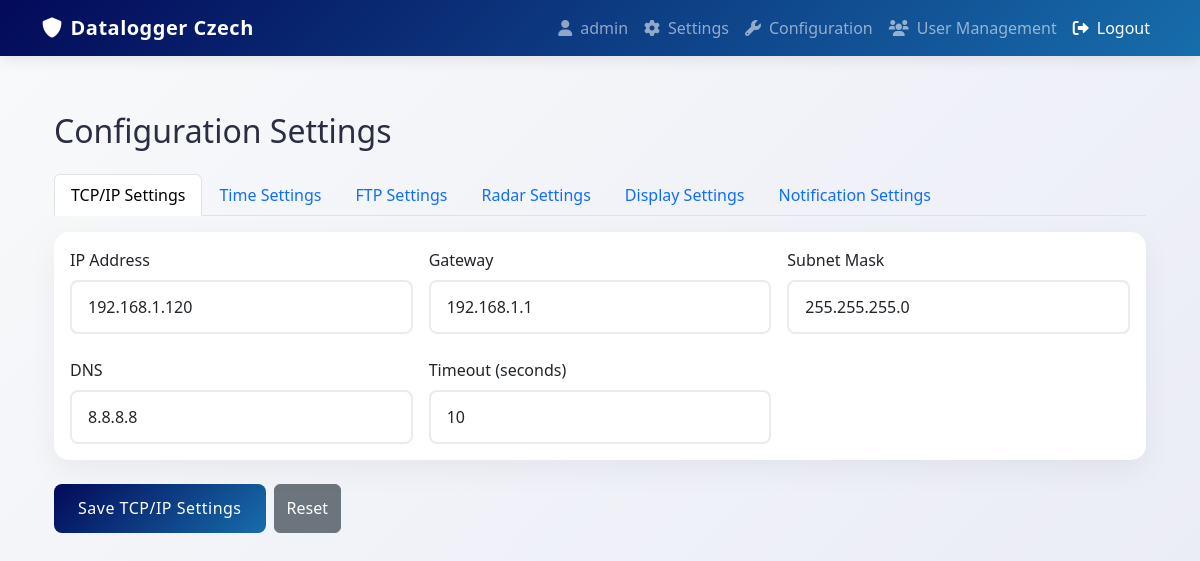
/config/ (signed in), run on the app's committed database.
### app/models.py (models this page shows, shortened)
class SystemSettings(models.Model):
    system_name = models.CharField(max_length=100, default="Secure Login")
    login_title = models.CharField(max_length=100, default="Welcome Back")
    primary_color = models.CharField(max_length=7, default="#1a237e")
    secondary_color = models.CharField(max_length=7, default="#283593")
    accent_color = models.CharField(max_length=7, default="#3949ab")
    text_color = models.CharField(max_length=7, default="#2b2d42")
    background_color = models.CharField(max_length=7, default="#f8f9fa")
    created_at = models.DateTimeField(auto_now_add=True)
    updated_at = models.DateTimeField(auto_now=True)
    class Meta:
        verbose_name = "System Settings"
        verbose_name_plural = "System Settings"
    @classmethod
    def get_settings(cls):
        settings = cls.objects.first()
        if not settings:
            settings = cls.objects.create()
        return settings

class TCPIPConfig(models.Model):
    ip_address = models.GenericIPAddressField(default='192.168.1.100')
    gateway = models.GenericIPAddressField(default='192.168.1.1')
    subnet_mask = models.GenericIPAddressField(default='255.255.255.0')
    dns = models.GenericIPAddressField(default='8.8.8.8')
    timeout = models.IntegerField(default=5)
    created_at = models.DateTimeField(auto_now_add=True)
    updated_at = models.DateTimeField(auto_now=True)
    class Meta:
        verbose_name = 'TCP/IP Configuration'
        verbose_name_plural = 'TCP/IP Configurations'

### app/views.py (the view, shortened to what this page needs)
# urls.py: path('config/', views.config, name='config'),
@login_required
@permission_required('app.view_radarconfig', raise_exception=True)
def config(request):
    notification_settings, created = NotificationSettings.objects.get_or_create(
        pk=1,
        defaults={
            'primary_email': '',
            'frequency': 'daily',
            'smtp_server': 'smtp.gmail.com',
            'smtp_port': 587,
            'use_tls': True
        }
    )
    tcp_form = TCPIPForm(instance=TCPIPConfig.objects.first())
    time_form = TimeForm(instance=TimeConfig.objects.first())
    ftp_form = FTPForm(instance=FTPConfig.objects.first())
    radar_form = RadarForm()
    notification_form = NotificationForm(instance=notification_settings)
    context = {
        'tcp_form': tcp_form,
        'time_form': time_form,
        'ftp_form': ftp_form,
        'radar_form': radar_form,
        'notification_form': notification_form,
        'radar_configs': RadarConfig.objects.all().order_by('-created_at'),
    }
    return render(request, 'app/config.html', context)

### app/forms.py
class TCPIPForm(forms.ModelForm):
    class Meta:
        model = TCPIPConfig
        fields = ['ip_address', 'gateway', 'subnet_mask', 'dns', 'timeout']
        widgets = {
            'ip_address': forms.TextInput(attrs={'class': 'form-control'}),
            'gateway': forms.TextInput(attrs={'class': 'form-control'}),
            'subnet_mask': forms.TextInput(attrs={'class': 'form-control'}),
            'dns': forms.TextInput(attrs={'class': 'form-control'}),
            'timeout': forms.NumberInput(attrs={'class': 'form-control'})
        }

class TimeForm(forms.ModelForm):
    class Meta:
        model = TimeConfig
        fields = ['timezone', 'date_format', 'time_format']
        widgets = {
            'timezone': forms.Select(attrs={'class': 'form-select'}),
            'date_format': forms.Select(attrs={'class': 'form-select'}),
            'time_format': forms.Select(attrs={'class': 'form-select'})
        }

### app/context_processors.py (called while the page is built)
def system_settings(request):
    settings = SystemSettings.get_settings()
    return {
        'settings': settings
    }

### app/templates/app/config.html (shortened to what this page needs)
{% extends 'base.html' %}
{% load static %}
{% block content %}
<div class="container mt-4">
    <h2 class="mb-4">Configuration Settings</h2>
    <ul class="nav nav-tabs" id="configTabs" role="tablist">
        <li class="nav-item" role="presentation">
            <button class="nav-link" id="tcp-tab" data-bs-toggle="tab" data-bs-target="#tcp" type="button" role="tab" aria-controls="tcp" aria-selected="false">TCP/IP Settings</button>
        </li>
        <li class="nav-item" role="presentation">
            <button class="nav-link" id="time-tab" data-bs-toggle="tab" data-bs-target="#time" type="button" role="tab" aria-controls="time" aria-selected="false">Time Settings</button>
        </li>
        <li class="nav-item" role="presentation">
            <button class="nav-link" id="ftp-tab" data-bs-toggle="tab" data-bs-target="#ftp" type="button" role="tab" aria-controls="ftp" aria-selected="false">FTP Settings</button>
        </li>
        <li class="nav-item" role="presentation">
            <button class="nav-link" id="radar-tab" data-bs-toggle="tab" data-bs-target="#radar" type="button" role="tab" aria-controls="radar" aria-selected="false">Radar Settings</button>
        </li>
        <li class="nav-item" role="presentation">
            <button class="nav-link" id="display-tab" data-bs-toggle="tab" data-bs-target="#display" type="button" role="tab" aria-controls="display" aria-selected="false">Display Settings</button>
        </li>
        <li class="nav-item" role="presentation">
            <button class="nav-link" id="notification-tab" data-bs-toggle="tab" data-bs-target="#notification" type="button" role="tab" aria-controls="notification" aria-selected="false">Notification Settings</button>
        </li>
    </ul>
    <div class="tab-content mt-3" id="configTabsContent">
        <div class="tab-pane fade" id="tcp" role="tabpanel" aria-labelledby="tcp-tab">
            <form method="post" class="needs-validation" novalidate>
                <div class="card">
                    <div class="card-body">
                        <div class="row g-3">
                            <div class="col-md-4">
                                <label for="tcp-ip_address" class="form-label">IP Address</label>
                                {{ tcp_form.ip_address }}
                            </div>
                            <div class="col-md-4">
                                <label for="tcp-gateway" class="form-label">Gateway</label>
                                {{ tcp_form.gateway }}
                            </div>
                            <div class="col-md-4">
                                <label for="tcp-subnet_mask" class="form-label">Subnet Mask</label>
                                {{ tcp_form.subnet_mask }}
                            </div>
                        </div>
                        <div class="row g-3 mt-2">
                            <div class="col-md-4">
                                <label for="tcp-dns" class="form-label">DNS</label>
                                {{ tcp_form.dns }}
                            </div>
                            <div class="col-md-4">
                                <label for="tcp-timeout" class="form-label">Timeout (seconds)</label>
                                {{ tcp_form.timeout }}
                            </div>
                        </div>
                    </div>
                </div>
                <div class="mt-4 d-flex gap-2">
                    <button type="submit" class="btn btn-primary">Save TCP/IP Settings</button>
                    <button type="reset" class="btn btn-secondary">Reset</button>
                </div>
            </form>
        </div>
    </div>
</div>
{% endblock %}

### app/templates/base.html (shortened to what this page needs)
{% load static %}
<!DOCTYPE html>
<html lang="en">
<head>
    <link href="https://cdn.jsdelivr.net/npm/bootstrap@5.3.0/dist/css/bootstrap.min.css" rel="stylesheet">
    <link rel="stylesheet" href="https://cdnjs.cloudflare.com/ajax/libs/font-awesome/6.0.0/css/all.min.css">
</head>
<body>
    {% if not request.resolver_match.url_name == 'login' %}
    <nav class="navbar navbar-expand-lg navbar-dark">
        <div class="container">
            <a class="navbar-brand" href="{% url 'home' %}">
                <i class="fas fa-shield-alt me-2"></i>{{ settings.system_name }}
            </a>
            <div class="collapse navbar-collapse" id="navbarNav">
                <ul class="navbar-nav ms-auto">
                    {% if user.is_authenticated %}
                        <li class="nav-item">
                            <span class="nav-link">
                                <i class="fas fa-user me-2"></i>{{ user.username }}
                            </span>
                        </li>
                        <li class="nav-item">
                            <a class="nav-link" href="{% url 'settings' %}">
                                <i class="fas fa-cog me-2"></i>Settings
                            </a>
                        </li>
                        <li class="nav-item">
                            <a class="nav-link" href="{% url 'config' %}">
                                <i class="fas fa-wrench me-2"></i>Configuration
                            </a>
                        </li>
                        <li class="nav-item">
                            <a class="nav-link" href="{% url 'user_list' %}">
                                <i class="fas fa-users me-2"></i>User Management
                            </a>
                        </li>
                        <li class="nav-item">
                            <form method="post" action="{% url 'logout' %}" style="margin: 0;">
                                <button type="submit" class="btn btn-link nav-link" style="text-decoration: none;">
                                    <i class="fas fa-sign-out-alt me-2"></i>Logout
                                </button>
                            </form>
                        </li>
                    {% else %}
                        <li class="nav-item">
                            <a class="nav-link" href="{% url 'login' %}">
                                <i class="fas fa-sign-in-alt me-2"></i>Login
                            </a>
                        </li>
                    {% endif %}
                </ul>
            </div>
        </div>
    </nav>
    {% endif %}
    <div class="content-wrapper">
        <div class="container">
            {% block content %}
            {% endblock %}
        </div>
    </div>
</body>
</html>

### data on the page
SystemSettings: system_name "Datalogger Czech"
TCPIPConfig: ip_address "192.168.1.120", gateway "192.168.1.1", subnet_mask "255.255.255.0", dns "8.8.8.8", timeout "10"

### other printed values
{{ user.username }} "admin"
